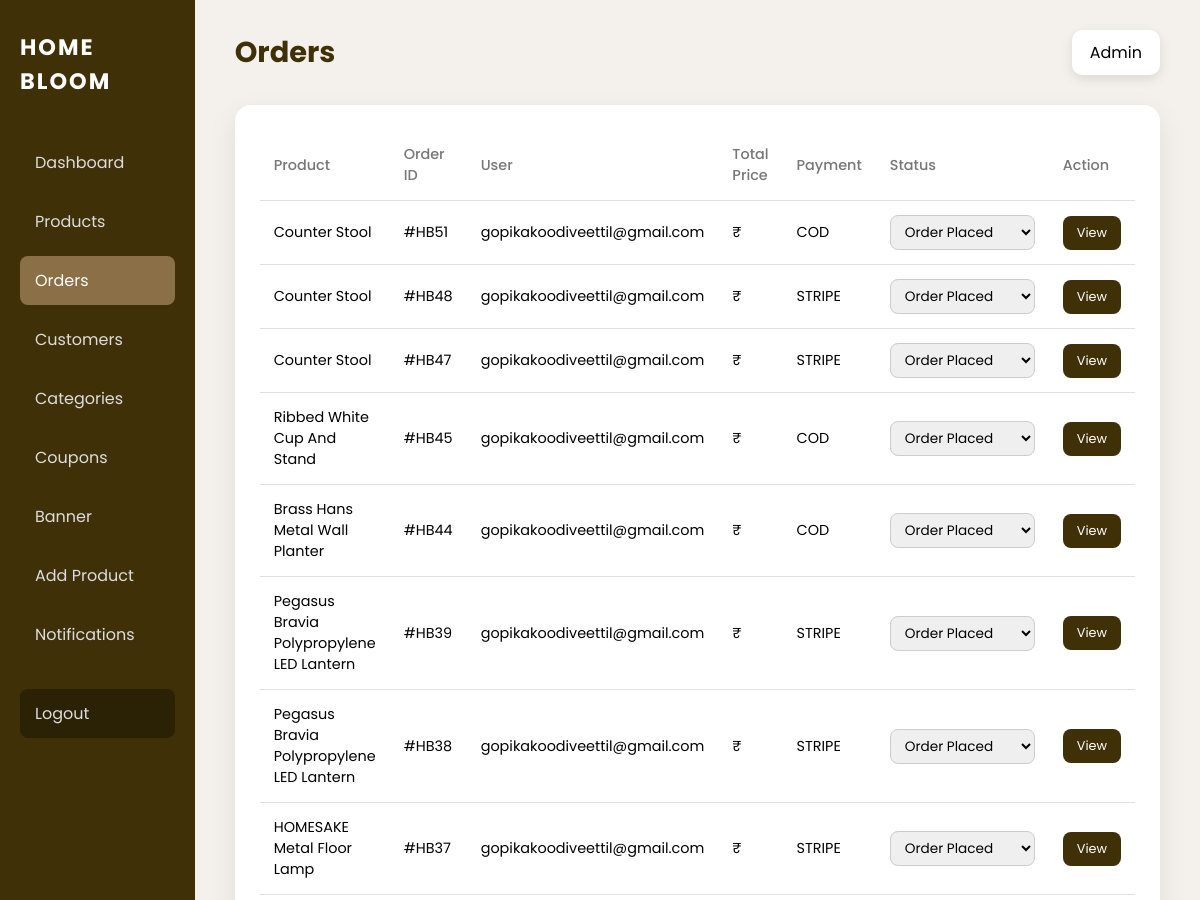
Page /adminorder (signed in, upper part) on the earlier database version.
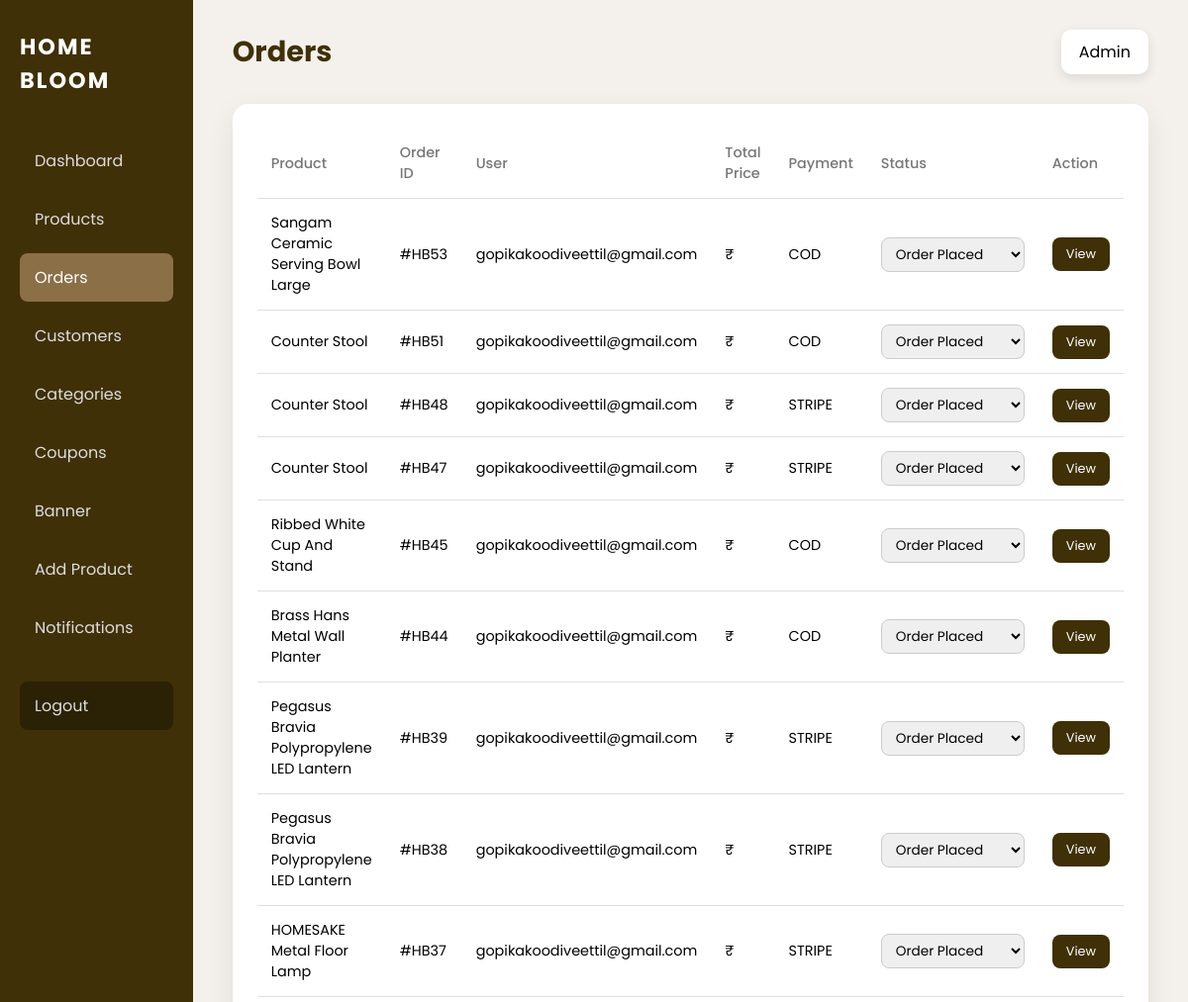
Same page on the later database version.
### bloom/models.py (models this page shows, shortened)
class Order(models.Model):
    STATUS_CHOICES = [
    ("pending", "Pending"),
    ("confirmed", "Confirmed"),
    ("shipped", "Shipped"),
    ("delivered", "Delivered"),
    ("cancelled", "Cancelled"),
]
    PAYMENT_CHOICES = [
        ("COD", "Cash on Delivery"),
        ("STRIPE", "Stripe"),
    ]
    payment_status = models.CharField(  max_length=20,default="PENDING")
    user = models.ForeignKey(User, on_delete=models.CASCADE)
    address = models.ForeignKey("Address", on_delete=models.SET_NULL, null=True)
    total = models.DecimalField(max_digits=10, decimal_places=2)
    payment_method = models.CharField(max_length=20, choices=PAYMENT_CHOICES)
    status = models.CharField(max_length=20, choices=STATUS_CHOICES, default="pending")
    stripe_session_id = models.CharField(max_length=255, blank=True, null=True)
    coupon_code = models.CharField(max_length=50, blank=True, null=True)
    discount_amount = models.DecimalField(max_digits=10, decimal_places=2, default=0)
    created_at = models.DateTimeField(auto_now_add=True)

class OrderItem(models.Model):
    order = models.ForeignKey(Order,related_name="items",on_delete=models.CASCADE)
    product = models.ForeignKey("Product",on_delete=models.CASCADE)
    quantity = models.PositiveIntegerField()
    price = models.DecimalField(max_digits=10,decimal_places=2)

class Product(models.Model):
    name = models.CharField(max_length=200)
    category = models.ForeignKey(Category,on_delete=models.CASCADE)
    subcategory = models.ForeignKey(SubCategory,on_delete=models.SET_NULL,null=True,blank=True)
    price = models.DecimalField(max_digits=10, decimal_places=2)
    offer_price = models.DecimalField(max_digits=10, decimal_places=0, null=True, blank=True)
    quantity = models.IntegerField()
    offer = models.IntegerField(null=True, blank=True)
    description = models.TextField(blank=True,null=True)
    image1 = models.ImageField(upload_to="products/")
    image2 = models.ImageField(upload_to="products/", null=True, blank=True)
    image3 = models.ImageField(upload_to="products/", null=True, blank=True)
    image4 = models.ImageField(upload_to="products/", null=True, blank=True)
    is_new = models.BooleanField(default=False)
    is_best_seller = models.BooleanField(default=False)
    created_at = models.DateTimeField(auto_now_add=True)
    is_active = models.BooleanField(default=True)

class User(AbstractUser):
    email = models.EmailField(unique=True)
    USERNAME_FIELD = "email"
    REQUIRED_FIELDS = ["username"]

### bloom/views.py (the view)
# urls.py: path('adminorder',views.adminorder,name='adminorder'),
@never_cache
@staff_member_required(login_url='home')
def adminorder(request):
    orders = (
        Order.objects
        .select_related("user")
        .prefetch_related("items__product")
        .order_by("-created_at")
    )
    STATUS_CHOICES = [
        "Order Placed",
        "Processing",
        "Shipped",
        "Out for delivery",
        "Delivered",
    ]
    return render(
        request,
        "adminorder.html",
        {
            "orders": orders,
            "status_choices": STATUS_CHOICES,
        },
    )

### bloom/templates/adminorder.html (shortened to what this page needs)
<!DOCTYPE html>
<html lang="en">
<head>
</head>
<body>
<div class="dashboard-wrapper">
    <aside class="sidebar">
        <h2 class="brand">HOME BLOOM</h2>
        <nav>
            <a href="{% url 'admindashboard' %}">Dashboard</a>
            <a href="{%url 'adminproduct'%}">Products</a>
            <a href="{% url 'adminorder' %}"class="active">Orders</a>
             <a href="{%url 'admincustomer'%}">Customers</a>
            <a href="{%url 'admincategory'%}">Categories</a>
            <a href="{%url 'admincoupon'%}">Coupons</a>
            <a href="{% url 'banner_add'%}">Banner</a>
            <a href="{%url 'addproduct'%}">Add Product</a>
            <a href="{% url 'adminnotifications' %}">Notifications</a>
            <a href="/" class="logout">Logout</a>
        </nav>
    </aside>
    <main class="main-content">
        <div class="top-bar">
            <h1>Orders</h1>
            <div class="admin-info">Admin</div>
        </div>
        <div class="table-wrapper">
           <table class="orders-table">
  <thead>
    <tr>
      <th>Product</th>
      <th>Order ID</th>
      <th>User</th>
      <th>Total Price</th>
      <th>Payment</th>
      <th>Status</th>
      <th>Action</th>
    </tr>
  </thead>
 <tbody>
{% for order in orders %}
<tr>
  <td>
    {{ order.items.first.product.name }}
  </td>
  <td>#HB{{ order.id }}</td>
  <td>{{ order.user.email }}</td>
  <td>₹{{ order.total_price }}</td>
  <td>{{ order.payment_method }}</td>
<td>
  <form method="post" action="{% url 'update_order_status' order.id %}">
    <select name="status" onchange="this.form.submit()">
      {% for status in status_choices %}
        <option value="{{ status }}"
          {% if order.status == status %}selected{% endif %}>
          {{ status }}
        </option>
      {% endfor %}
    </select>
  </form>
</td>
  <td>
    <details class="order-view">
      <summary>View</summary>
    </details>
  </td>
</tr>
{% empty %}
<tr>
  <td colspan="7">No orders yet.</td>
</tr>
{% endfor %}
</tbody>
</table>
        </div>
    </main>
</div>
</body>
</html>

Differences in the rows shown:
added Order: items.first.product.name "Sangam Ceramic Serving Bowl Large", id "53", user.email "gopikakoodiveettil@gmail.com", payment_method "COD"
